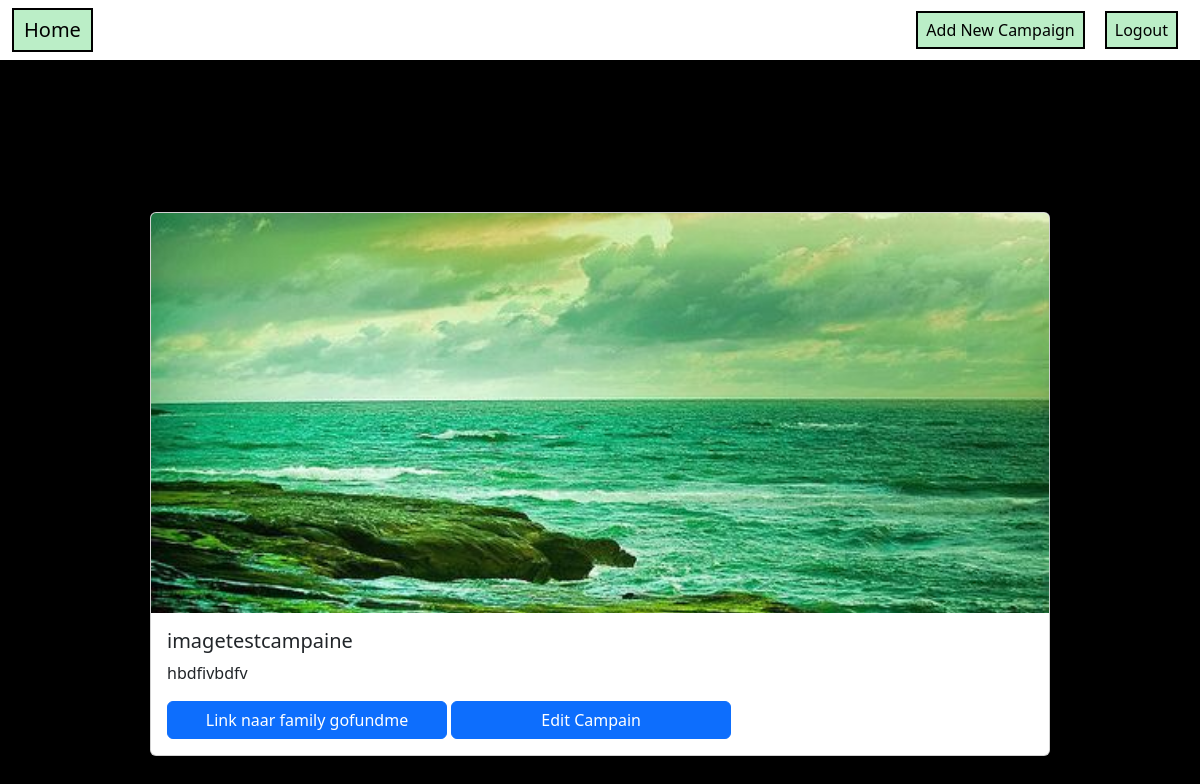
The app's page /detail.php?id=12 (signed in) with its own data.
### tables this page shows
CREATE TABLE `campaigns` (
  `id` int(11) NOT NULL,
  `family` varchar(50) NOT NULL,
  `description` varchar(1500) NOT NULL,
  `link` varchar(250) NOT NULL,
  `image` varchar(255) DEFAULT NULL
);

### detail.php (the view, shortened to what this page needs)
<?Php
include_once "db.php";
if (isset($_GET["id"])) {
    $id = $_GET["id"];
} else {
    echo "ERROR: PROGRAM WORDT NIET UITGEVOERD!";
    exit;
}
$getcampains = $conn->prepare("SELECT * FROM `campaigns` WHERE id = :id");
$getcampains->bindParam(":id", $id);
$getcampains->execute();
$campains = $getcampains->fetch();
?>
<!DOCTYPE html>
<html lang="en">
<head>
    <link rel="stylesheet" href="css/style.css">
    <link href="https://cdn.jsdelivr.net/npm/bootstrap@5.3.3/dist/css/bootstrap.min.css" rel="stylesheet">
</head>
<body style="background-color: black; overflow: hidden;">
    <nav class="navbar navbar-expand-lg navbar-custom">
        <div class="container-fluid">
            <a class="navbar-brand" href="index.php">Home</a>
            <div class="collapse navbar-collapse" id="navbarNav">
                <ul class="navbar-nav ms-auto">
                    <?php if ($_SESSION["loggedInUser"]["role"] == 'admin') { ?>
                        <li class="nav-item"><a class="nav-link" href="add.php">Add New Campaign</a></li>
                    <?php } ?>
                    <li class="nav-item"><a class="nav-link" href="logout.php">Logout</a></li>
                </ul>
            </div>
        </div>
    </nav>
    <div class="container vh-100 d-flex justify-content-center align-items-center my-4 px-2">
        <div class="card w-100" style="max-width: 900px;">
            <img src="<?php echo $campains["image"] ?>" class="card-img-top" alt="gofundme logo" style="height: 50vh; object-fit: cover;">
            <div class="card-body">
                <h5 class="card-title"><?php echo $campains["family"]; ?></h5>
                <p class="card-text"><?php echo $campains["description"]; ?></p>
                <a href="<?php echo $campains["link"]; ?>" target="_blank" class="btn btn-primary">Link naar family gofundme</a>
                <?php if ($_SESSION["loggedInUser"]["role"] == 'admin') { ?>
                    <a href="edit.php?id=<?php echo $campains["id"] ?>" class="btn btn-primary">Edit Campain</a>
                <?php } ?>
            </div>
        </div>
    </div>
</body>
</html>

### css/style.css (style rules this page uses)
body { background-color: black; height: 100%; margin: 0; }
.navbar-custom { width: 100%; background-color: white; padding: 10px 20px; display: flex; justify-content: flex-end ; }
.navbar-custom li { list-style: none; display: inline-block; margin: 0 10px; }
.navbar-custom a { color: black; text-decoration: none; border: 2px solid black; background-color: rgba(174, 235, 188, 0.836); padding: 5px 10px; }
.card { background-color: #222; }
.card-body a { color: white; }
.btn-primary { width: 35vh; }
.container { height: 100vh; display: flex; justify-content: center; align-items: center; }

### records on screen
campaigns: image (picture), family "imagetestcampaine", description "hbdfivbdfv"
